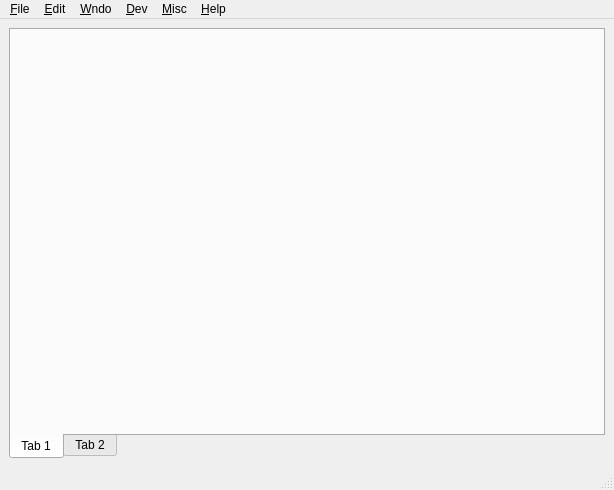
<?xml version="1.0" encoding="UTF-8"?>
<ui version="4.0">
 <class>MainWindow2</class>
 <widget class="QMainWindow" name="MainWindow2">
  <property name="geometry">
   <rect>
    <x>0</x>
    <y>0</y>
    <width>614</width>
    <height>490</height>
   </rect>
  </property>
  <property name="windowTitle">
   <string>MainWindow</string>
  </property>
  <widget class="QWidget" name="centralwidget">
   <layout class="QHBoxLayout" name="horizontalLayout">
    <item>
     <widget class="QTabWidget" name="tabWidget">
      <property name="tabPosition">
       <enum>QTabWidget::South</enum>
      </property>
      <property name="currentIndex">
       <number>0</number>
      </property>
      <widget class="QWidget" name="tab">
       <attribute name="title">
        <string>Tab 1</string>
       </attribute>
      </widget>
      <widget class="QWidget" name="tab_2">
       <attribute name="title">
        <string>Tab 2</string>
       </attribute>
      </widget>
     </widget>
    </item>
   </layout>
  </widget>
  <widget class="QMenuBar" name="menubar">
   <property name="geometry">
    <rect>
     <x>0</x>
     <y>0</y>
     <width>614</width>
     <height>24</height>
    </rect>
   </property>
   <widget class="QMenu" name="menu_File">
    <property name="title">
     <string>&amp;File</string>
    </property>
    <addaction name="action_Exit"/>
   </widget>
   <widget class="QMenu" name="menu_Edit">
    <property name="title">
     <string>&amp;Edit</string>
    </property>
   </widget>
   <widget class="QMenu" name="menu_Wndo">
    <property name="title">
     <string>&amp;Wndo</string>
    </property>
   </widget>
   <widget class="QMenu" name="menu_Dev">
    <property name="title">
     <string>&amp;Dev</string>
    </property>
   </widget>
   <widget class="QMenu" name="menu_Misc">
    <property name="title">
     <string>&amp;Misc</string>
    </property>
   </widget>
   <widget class="QMenu" name="menu_Help">
    <property name="title">
     <string>&amp;Help</string>
    </property>
    <addaction name="action_About"/>
   </widget>
   <addaction name="menu_File"/>
   <addaction name="menu_Edit"/>
   <addaction name="menu_Wndo"/>
   <addaction name="menu_Dev"/>
   <addaction name="menu_Misc"/>
   <addaction name="menu_Help"/>
  </widget>
  <widget class="QStatusBar" name="statusbar"/>
  <action name="action_Exit">
   <property name="text">
    <string>&amp;Exit</string>
   </property>
  </action>
  <action name="action_About">
   <property name="text">
    <string>&amp;About</string>
   </property>
  </action>
 </widget>
 <resources/>
 <connections/>
</ui>
